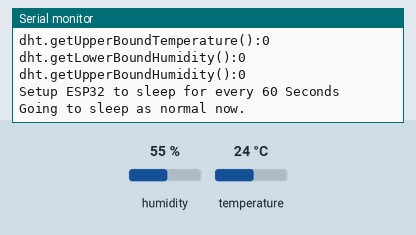
A sketch run on a simulated ESP32. Parts: the last lines printed to the serial monitor. The test bench sets the inputs (shaded band); at power-on: humidity 55 %, temperature 24 °C. WiFi joins after 1.5 s; servers stay silent unless stated; the local clock reads 2024-03-15 10:24:30 at power-on unless the sketch sets it.

Above: at 2.8 s.
2.9 s: humidity set to 22 %
At 4.4 s:
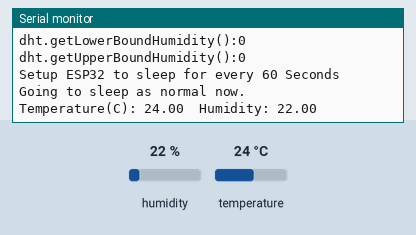
12.1 s: temperature set to 12 °C
At 19.1 s:
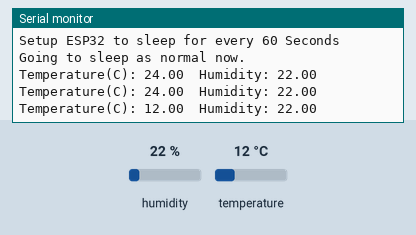
20.1 s: humidity set to 40 %
At 25.8 s:
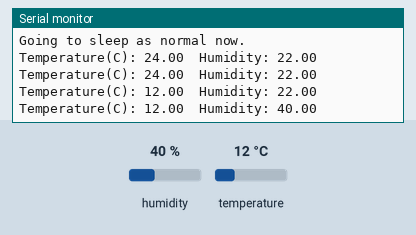

Measured:
- after the input at 2.9 s, the serial monitor: prints a new line after 0.73 s (image 1)
- after the input at 12.1 s, the serial monitor: prints a new line after 5.5 s (image 2)
- after the input at 20.1 s, the serial monitor: prints a new line after 4.5 s (image 3)

The sketch:

dht22_simple.ino
```cpp
/*
 * download these git repos as zip file to blah/Arduino/libraries/ & unzip
 * https://github.com/adafruit/DHT-sensor-library  not good replace with DHT.h by markruys
 * https://github.com/markruys/arduino-DHT
 * https://github.com/adafruit/Adafruit_Sensor
 * wire the dht22 sensor with data cable to pin 15, ground and 3V supply
 * NOTE: update to more reliable and more fully featured DHT22 driver
 */

#include <WiFi.h>
#include <DHT.h>
#include <Adafruit_Sensor.h>

const char* ssid = "SleepyGuest24";
const char* password =  "sleepyHollow";
//const char *ssid     =  "slqwireless";
//const char *password =  "";


#define uS_TO_S_FACTOR 1000000        /* Conversion factor for micro seconds to seconds */
#define TIME_TO_SLEEP 60              /* Time ESP32 will go to sleep for 1 minutes (in seconds) */
#define DHTPIN 15
#define DHTTYPE DHT22
//DHT dht(DHTPIN, DHTTYPE);
//DHT dht(DHTPIN);
DHT dht;

void setup()
{
  Serial.begin(115200);
  Serial.println("started");
  Serial.print("Connecting to ");
  Serial.println(ssid);

  WiFi.begin(ssid, password);

  while (WiFi.status() != WL_CONNECTED) {
    delay(100);
    Serial.print(".");
  }

  Serial.println("");
  Serial.println("WiFi is OK ");
  obtain_time();

  dht.setup(DHTPIN);
  Serial.print("dht.getMinimumSamplingPeriod():");
  Serial.println(dht.getMinimumSamplingPeriod());
  Serial.print("dht.getModel():");
  Serial.println(dht.getModel());
  Serial.print("dht.getNumberOfDecimalsTemperature():");
  Serial.println(dht.getNumberOfDecimalsTemperature());
  Serial.print("dht.getLowerBoundTemperature():");
  Serial.println(dht.getLowerBoundTemperature());
  Serial.print("dht.getUpperBoundTemperature():");
  Serial.println(dht.getUpperBoundTemperature());
  Serial.print("dht.getLowerBoundHumidity():");
  Serial.println(dht.getLowerBoundHumidity());
  Serial.print("dht.getUpperBoundHumidity():");
  Serial.println(dht.getUpperBoundHumidity());
  //esp_sleep_enable_timer_wakeup(TIME_TO_SLEEP * uS_TO_S_FACTOR);
  Serial.println("Setup ESP32 to sleep for every " + String(TIME_TO_SLEEP) + " Seconds");
  Serial.println("Going to sleep as normal now.");
  //esp_deep_sleep_start();
 }

void loop()
{
  delay(dht.getMinimumSamplingPeriod());
  //float temperature = dht.readTemperature();
  float temperature = dht.getTemperature();
  //float h = dht.readHumidity();
  float h = dht.getHumidity();
  //float temp_f = dht.readTemperature(true);
  Serial.print("Temperature(C): ");
  Serial.print(temperature);
  Serial.print("  Humidity: ");
  Serial.print(h);
  //Serial.print("Temperature(F): ");
  //Serial.print(temp_f);
  Serial.println();


  delay(5000);
}


static void initialize_sntp(void) {
  Serial.println("Initializing SNTP");
  configTime(0,0,"pool.ntp.org");
}

static void obtain_time(void) {
  initialize_sntp();
  // wait for time to be set
  time_t now = 0;
  struct tm timeinfo = {0};
  int retry = 0;
  const int retry_count = 10;
  Serial.print("Waiting for system time to be set.");
  while (timeinfo.tm_year < (2016 - 1900) && ++retry < retry_count) {
    Serial.print(".");
    delay(100);
    time(&now);
    localtime_r(&now, &timeinfo);
  }
  Serial.println("ready.");
}
```
